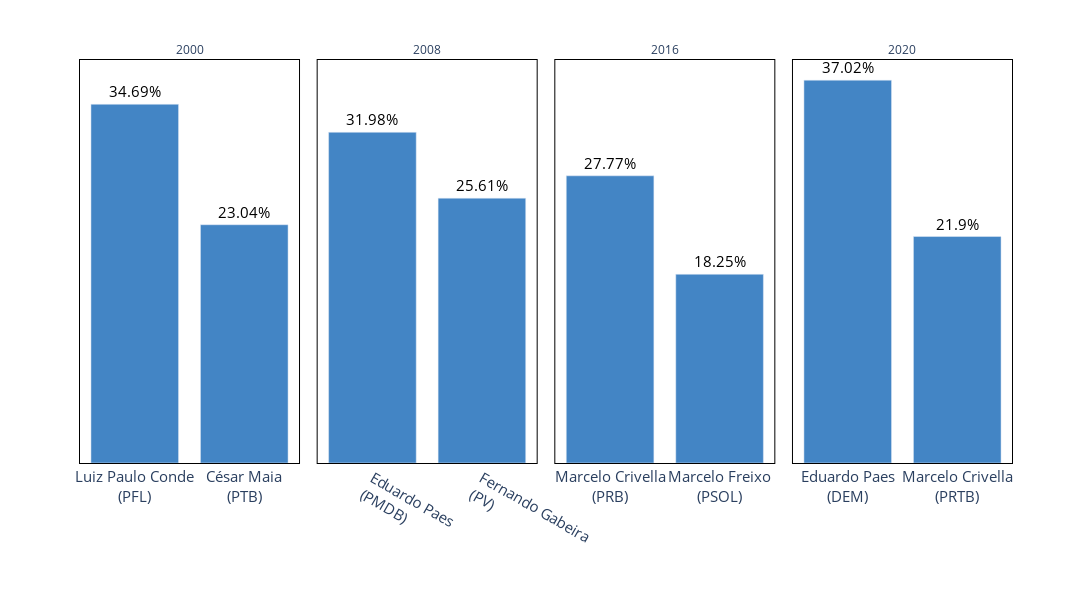

Notebook code cell kept with this figure:
### Code cell
flt = (eleicoes['cargo'] == 'prefeito') & (eleicoes['resultado'] == '2º turno')

pct_votos = eleicoes[flt].merge(votos_ano, on = 'ano')
pct_votos['%'] = ((pct_votos['votos'] / pct_votos['votos_validos']) * 100).astype(float).round(2)

nome_candidatos = ['Luiz Paulo Conde<br>(PFL)', 'César Maia<br>(PTB)', 'Eduardo Paes<br>(PMDB)', 'Fernando Gabeira<br>(PV)',
                   'Marcelo Crivella<br>(PRB)', 'Marcelo Freixo<br>(PSOL)', 'Eduardo Paes<br>(DEM)', 'Marcelo Crivella<br>(PRTB)']

pct_votos = pct_votos.sort_values(by = ['ano', '%'], ascending = [True, False])
pct_votos['id_candidato'] = nome_candidatos

fig = px.bar(pct_votos,  
             x = 'id_candidato', 
             y = '%',
             facet_col = 'ano',
             barmode = 'group',
             text = '%',
             color_discrete_sequence=['rgb(67,133,197)'],
             labels = {'id_candidato': '', '%': '', 'ano': ''})

fig.update_yaxes(showticklabels = False, linecolor = 'black', gridcolor = 'white', mirror = True)
fig.update_xaxes(showticklabels = True, linecolor = 'black', gridcolor = 'white', mirror = True, matches = None, tickfont = {'size': 15})
fig.for_each_annotation(lambda a: a.update(text=a.text.split("=")[-1]))
fig.update_layout(width = 1300, height = 600, plot_bgcolor = 'white', paper_bgcolor = 'white')
fig.update_traces(texttemplate='%{text:}%', textposition='outside', textfont = {'color': 'black', 'size': 15})
fig.show()

fig.write_image("viz/pct_votos_1turno.png")

### Figure 1 — Plotly figure (JSON) as saved in the notebook; plotly's stock layout.template omitted (floating-point values rounded to 4 significant figures)
{"data": [{"alignmentgroup": "True", "hovertemplate": "=%{text}<extra></extra>", "legendgroup": "", "marker": {"color": "rgb(67,133,197)", "pattern": {"shape": ""}}, "name": "", "offsetgroup": "", "orientation": "v", "showlegend": false, "text": [34.69, 23.04], "textfont": {"color": "black", "size": 15}, "textposition": "outside", "texttemplate": "%{text:}%", "type": "bar", "x": ["Luiz Paulo Conde<br>(PFL)", "César Maia<br>(PTB)"], "xaxis": "x", "y": [34.69, 23.04], "yaxis": "y"}, {"alignmentgroup": "True", "hovertemplate": "=%{text}<extra></extra>", "legendgroup": "", "marker": {"color": "rgb(67,133,197)", "pattern": {"shape": ""}}, "name": "", "offsetgroup": "", "orientation": "v", "showlegend": false, "text": [31.98, 25.61], "textfont": {"color": "black", "size": 15}, "textposition": "outside", "texttemplate": "%{text:}%", "type": "bar", "x": ["Eduardo Paes<br>(PMDB)", "Fernando Gabeira<br>(PV)"], "xaxis": "x2", "y": [31.98, 25.61], "yaxis": "y2"}, {"alignmentgroup": "True", "hovertemplate": "=%{text}<extra></extra>", "legendgroup": "", "marker": {"color": "rgb(67,133,197)", "pattern": {"shape": ""}}, "name": "", "offsetgroup": "", "orientation": "v", "showlegend": false, "text": [27.77, 18.25], "textfont": {"color": "black", "size": 15}, "textposition": "outside", "texttemplate": "%{text:}%", "type": "bar", "x": ["Marcelo Crivella<br>(PRB)", "Marcelo Freixo<br>(PSOL)"], "xaxis": "x3", "y": [27.77, 18.25], "yaxis": "y3"}, {"alignmentgroup": "True", "hovertemplate": "=%{text}<extra></extra>", "legendgroup": "", "marker": {"color": "rgb(67,133,197)", "pattern": {"shape": ""}}, "name": "", "offsetgroup": "", "orientation": "v", "showlegend": false, "text": [37.02, 21.9], "textfont": {"color": "black", "size": 15}, "textposition": "outside", "texttemplate": "%{text:}%", "type": "bar", "x": ["Eduardo Paes<br>(DEM)", "Marcelo Crivella<br>(PRTB)"], "xaxis": "x4", "y": [37.02, 21.9], "yaxis": "y4"}], "layout": {"annotations": [{"font": {}, "showarrow": false, "text": "2000", "x": 0.1175, "xanchor": "center", "xref": "paper", "y": 1, "yanchor": "bottom", "yref": "paper"}, {"font": {}, "showarrow": false, "text": "2008", "x": 0.3725, "xanchor": "center", "xref": "paper", "y": 1, "yanchor": "bottom", "yref": "paper"}, {"font": {}, "showarrow": false, "text": "2016", "x": 0.6275, "xanchor": "center", "xref": "paper", "y": 1, "yanchor": "bottom", "yref": "paper"}, {"font": {}, "showarrow": false, "text": "2020", "x": 0.8825, "xanchor": "center", "xref": "paper", "y": 1, "yanchor": "bottom", "yref": "paper"}], "barmode": "group", "height": 600, "legend": {"tracegroupgap": 0}, "margin": {"t": 60}, "paper_bgcolor": "white", "plot_bgcolor": "white", "width": 1300, "xaxis": {"anchor": "y", "domain": [0, 0.235], "gridcolor": "white", "linecolor": "black", "mirror": true, "showticklabels": true, "tickfont": {"size": 15}, "title": {"text": ""}}, "xaxis2": {"anchor": "y2", "domain": [0.255, 0.49], "gridcolor": "white", "linecolor": "black", "mirror": true, "showticklabels": true, "tickfont": {"size": 15}, "title": {"text": ""}}, "xaxis3": {"anchor": "y3", "domain": [0.51, 0.745], "gridcolor": "white", "linecolor": "black", "mirror": true, "showticklabels": true, "tickfont": {"size": 15}, "title": {"text": ""}}, "xaxis4": {"anchor": "y4", "domain": [0.765, 1.0], "gridcolor": "white", "linecolor": "black", "mirror": true, "showticklabels": true, "tickfont": {"size": 15}, "title": {"text": ""}}, "yaxis": {"anchor": "x", "domain": [0, 1], "gridcolor": "white", "linecolor": "black", "mirror": true, "showticklabels": false, "title": {"text": ""}}, "yaxis2": {"anchor": "x2", "domain": [0, 1], "gridcolor": "white", "linecolor": "black", "matches": "y", "mirror": true, "showticklabels": false}, "yaxis3": {"anchor": "x3", "domain": [0, 1], "gridcolor": "white", "linecolor": "black", "matches": "y", "mirror": true, "showticklabels": false}, "yaxis4": {"anchor": "x4", "domain": [0, 1], "gridcolor": "white", "linecolor": "black", "matches": "y", "mirror": true, "showticklabels": false}}}
